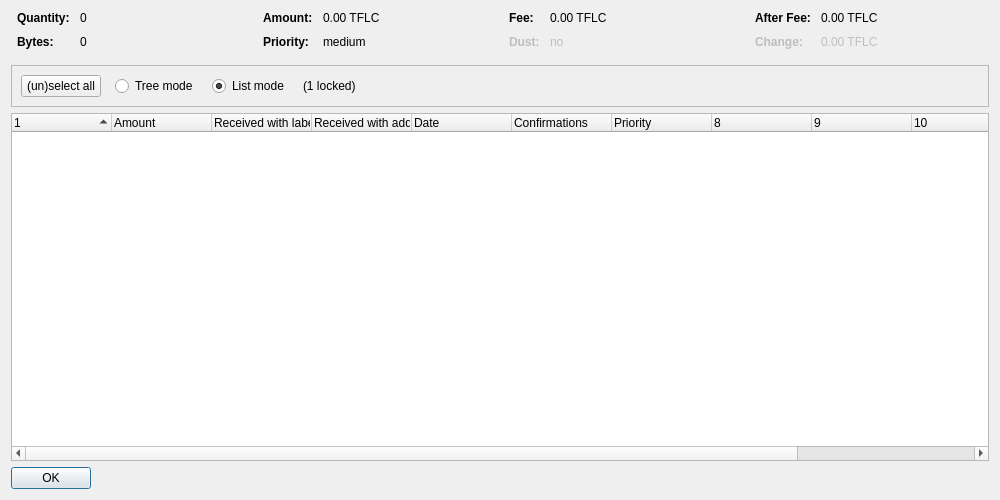
<?xml version="1.0" encoding="UTF-8"?>
<ui version="4.0">
 <class>CoinControlDialog</class>
 <widget class="QDialog" name="CoinControlDialog">
  <property name="geometry">
   <rect>
    <x>0</x>
    <y>0</y>
    <width>1000</width>
    <height>500</height>
   </rect>
  </property>
  <property name="windowTitle">
   <string>Coin Selection</string>
  </property>
  <layout class="QVBoxLayout" name="verticalLayout">
   <item>
    <layout class="QHBoxLayout" name="horizontalLayoutTop" stretch="0,0,0,0">
     <property name="topMargin">
      <number>0</number>
     </property>
     <property name="bottomMargin">
      <number>10</number>
     </property>
     <item>
      <layout class="QFormLayout" name="formLayoutCoinControl1">
       <property name="horizontalSpacing">
        <number>10</number>
       </property>
       <property name="verticalSpacing">
        <number>10</number>
       </property>
       <property name="leftMargin">
        <number>6</number>
       </property>
       <property name="rightMargin">
        <number>6</number>
       </property>
       <item row="0" column="0">
        <widget class="QLabel" name="labelCoinControlQuantityText">
         <property name="font">
          <font>
           <weight>75</weight>
           <bold>true</bold>
          </font>
         </property>
         <property name="text">
          <string>Quantity:</string>
         </property>
        </widget>
       </item>
       <item row="0" column="1">
        <widget class="QLabel" name="labelCoinControlQuantity">
         <property name="cursor">
          <cursorShape>IBeamCursor</cursorShape>
         </property>
         <property name="contextMenuPolicy">
          <enum>Qt::ActionsContextMenu</enum>
         </property>
         <property name="text">
          <string notr="true">0</string>
         </property>
         <property name="textInteractionFlags">
          <set>Qt::LinksAccessibleByMouse|Qt::TextSelectableByKeyboard|Qt::TextSelectableByMouse</set>
         </property>
        </widget>
       </item>
       <item row="1" column="0">
        <widget class="QLabel" name="labelCoinControlBytesText">
         <property name="font">
          <font>
           <weight>75</weight>
           <bold>true</bold>
          </font>
         </property>
         <property name="text">
          <string>Bytes:</string>
         </property>
        </widget>
       </item>
       <item row="1" column="1">
        <widget class="QLabel" name="labelCoinControlBytes">
         <property name="cursor">
          <cursorShape>IBeamCursor</cursorShape>
         </property>
         <property name="contextMenuPolicy">
          <enum>Qt::ActionsContextMenu</enum>
         </property>
         <property name="text">
          <string notr="true">0</string>
         </property>
         <property name="textInteractionFlags">
          <set>Qt::LinksAccessibleByMouse|Qt::TextSelectableByKeyboard|Qt::TextSelectableByMouse</set>
         </property>
        </widget>
       </item>
      </layout>
     </item>
     <item>
      <layout class="QFormLayout" name="formLayoutCoinControl2">
       <property name="horizontalSpacing">
        <number>10</number>
       </property>
       <property name="verticalSpacing">
        <number>10</number>
       </property>
       <property name="leftMargin">
        <number>6</number>
       </property>
       <property name="rightMargin">
        <number>6</number>
       </property>
       <item row="0" column="0">
        <widget class="QLabel" name="labelCoinControlAmountText">
         <property name="font">
          <font>
           <weight>75</weight>
           <bold>true</bold>
          </font>
         </property>
         <property name="text">
          <string>Amount:</string>
         </property>
        </widget>
       </item>
       <item row="0" column="1">
        <widget class="QLabel" name="labelCoinControlAmount">
         <property name="cursor">
          <cursorShape>IBeamCursor</cursorShape>
         </property>
         <property name="contextMenuPolicy">
          <enum>Qt::ActionsContextMenu</enum>
         </property>
         <property name="text">
          <string notr="true">0.00 TFLC</string>
         </property>
         <property name="textInteractionFlags">
          <set>Qt::LinksAccessibleByMouse|Qt::TextSelectableByKeyboard|Qt::TextSelectableByMouse</set>
         </property>
        </widget>
       </item>
       <item row="1" column="0">
        <widget class="QLabel" name="labelCoinControlPriorityText">
         <property name="font">
          <font>
           <weight>75</weight>
           <bold>true</bold>
          </font>
         </property>
         <property name="text">
          <string>Priority:</string>
         </property>
        </widget>
       </item>
       <item row="1" column="1">
        <widget class="QLabel" name="labelCoinControlPriority">
         <property name="cursor">
          <cursorShape>IBeamCursor</cursorShape>
         </property>
         <property name="contextMenuPolicy">
          <enum>Qt::ActionsContextMenu</enum>
         </property>
         <property name="text">
          <string notr="true">medium</string>
         </property>
         <property name="textInteractionFlags">
          <set>Qt::LinksAccessibleByMouse|Qt::TextSelectableByKeyboard|Qt::TextSelectableByMouse</set>
         </property>
        </widget>
       </item>
      </layout>
     </item>
     <item>
      <layout class="QFormLayout" name="formLayoutCoinControl3">
       <property name="horizontalSpacing">
        <number>10</number>
       </property>
       <property name="verticalSpacing">
        <number>10</number>
       </property>
       <property name="leftMargin">
        <number>6</number>
       </property>
       <property name="rightMargin">
        <number>6</number>
       </property>
       <item row="0" column="0">
        <widget class="QLabel" name="labelCoinControlFeeText">
         <property name="font">
          <font>
           <weight>75</weight>
           <bold>true</bold>
          </font>
         </property>
         <property name="text">
          <string>Fee:</string>
         </property>
        </widget>
       </item>
       <item row="0" column="1">
        <widget class="QLabel" name="labelCoinControlFee">
         <property name="cursor">
          <cursorShape>IBeamCursor</cursorShape>
         </property>
         <property name="contextMenuPolicy">
          <enum>Qt::ActionsContextMenu</enum>
         </property>
         <property name="text">
          <string notr="true">0.00 TFLC</string>
         </property>
         <property name="textInteractionFlags">
          <set>Qt::LinksAccessibleByMouse|Qt::TextSelectableByKeyboard|Qt::TextSelectableByMouse</set>
         </property>
        </widget>
       </item>
       <item row="1" column="0">
        <widget class="QLabel" name="labelCoinControlLowOutputText">
         <property name="enabled">
          <bool>false</bool>
         </property>
         <property name="font">
          <font>
           <weight>75</weight>
           <bold>true</bold>
          </font>
         </property>
         <property name="text">
          <string>Dust:</string>
         </property>
        </widget>
       </item>
       <item row="1" column="1">
        <widget class="QLabel" name="labelCoinControlLowOutput">
         <property name="enabled">
          <bool>false</bool>
         </property>
         <property name="cursor">
          <cursorShape>IBeamCursor</cursorShape>
         </property>
         <property name="contextMenuPolicy">
          <enum>Qt::ActionsContextMenu</enum>
         </property>
         <property name="text">
          <string notr="true">no</string>
         </property>
         <property name="textInteractionFlags">
          <set>Qt::LinksAccessibleByMouse|Qt::TextSelectableByKeyboard|Qt::TextSelectableByMouse</set>
         </property>
        </widget>
       </item>
      </layout>
     </item>
     <item>
      <layout class="QFormLayout" name="formLayoutCoinControl4">
       <property name="horizontalSpacing">
        <number>10</number>
       </property>
       <property name="verticalSpacing">
        <number>10</number>
       </property>
       <property name="leftMargin">
        <number>6</number>
       </property>
       <property name="rightMargin">
        <number>6</number>
       </property>
       <item row="0" column="0">
        <widget class="QLabel" name="labelCoinControlAfterFeeText">
         <property name="font">
          <font>
           <weight>75</weight>
           <bold>true</bold>
          </font>
         </property>
         <property name="text">
          <string>After Fee:</string>
         </property>
        </widget>
       </item>
       <item row="0" column="1">
        <widget class="QLabel" name="labelCoinControlAfterFee">
         <property name="cursor">
          <cursorShape>IBeamCursor</cursorShape>
         </property>
         <property name="contextMenuPolicy">
          <enum>Qt::ActionsContextMenu</enum>
         </property>
         <property name="text">
          <string notr="true">0.00 TFLC</string>
         </property>
         <property name="textInteractionFlags">
          <set>Qt::LinksAccessibleByMouse|Qt::TextSelectableByKeyboard|Qt::TextSelectableByMouse</set>
         </property>
        </widget>
       </item>
       <item row="1" column="0">
        <widget class="QLabel" name="labelCoinControlChangeText">
         <property name="enabled">
          <bool>false</bool>
         </property>
         <property name="font">
          <font>
           <weight>75</weight>
           <bold>true</bold>
          </font>
         </property>
         <property name="text">
          <string>Change:</string>
         </property>
        </widget>
       </item>
       <item row="1" column="1">
        <widget class="QLabel" name="labelCoinControlChange">
         <property name="enabled">
          <bool>false</bool>
         </property>
         <property name="cursor">
          <cursorShape>IBeamCursor</cursorShape>
         </property>
         <property name="contextMenuPolicy">
          <enum>Qt::ActionsContextMenu</enum>
         </property>
         <property name="text">
          <string notr="true">0.00 TFLC</string>
         </property>
         <property name="textInteractionFlags">
          <set>Qt::LinksAccessibleByMouse|Qt::TextSelectableByKeyboard|Qt::TextSelectableByMouse</set>
         </property>
        </widget>
       </item>
      </layout>
     </item>
    </layout>
   </item>
   <item>
    <widget class="QFrame" name="frame">
     <property name="minimumSize">
      <size>
       <width>0</width>
       <height>40</height>
      </size>
     </property>
     <property name="frameShape">
      <enum>QFrame::StyledPanel</enum>
     </property>
     <property name="frameShadow">
      <enum>QFrame::Sunken</enum>
     </property>
     <layout class="QHBoxLayout" name="horizontalLayout">
      <item>
       <layout class="QHBoxLayout" name="horizontalLayoutPanel" stretch="0,0,0,0,0">
        <property name="spacing">
         <number>14</number>
        </property>
        <item>
         <widget class="QPushButton" name="pushButtonSelectAll">
          <property name="sizePolicy">
           <sizepolicy hsizetype="Maximum" vsizetype="Fixed">
            <horstretch>0</horstretch>
            <verstretch>0</verstretch>
           </sizepolicy>
          </property>
          <property name="text">
           <string>(un)select all</string>
          </property>
          <property name="autoDefault">
           <bool>false</bool>
          </property>
         </widget>
        </item>
        <item>
         <widget class="QRadioButton" name="radioTreeMode">
          <property name="sizePolicy">
           <sizepolicy hsizetype="Maximum" vsizetype="Fixed">
            <horstretch>0</horstretch>
            <verstretch>0</verstretch>
           </sizepolicy>
          </property>
          <property name="text">
           <string>Tree mode</string>
          </property>
         </widget>
        </item>
        <item>
         <widget class="QRadioButton" name="radioListMode">
          <property name="sizePolicy">
           <sizepolicy hsizetype="Maximum" vsizetype="Fixed">
            <horstretch>0</horstretch>
            <verstretch>0</verstretch>
           </sizepolicy>
          </property>
          <property name="text">
           <string>List mode</string>
          </property>
          <property name="checked">
           <bool>true</bool>
          </property>
         </widget>
        </item>
        <item>
         <widget class="QLabel" name="labelLocked">
          <property name="text">
           <string notr="true">(1 locked)</string>
          </property>
         </widget>
        </item>
        <item>
         <spacer name="horizontalSpacer">
          <property name="orientation">
           <enum>Qt::Horizontal</enum>
          </property>
          <property name="sizeHint" stdset="0">
           <size>
            <width>40</width>
            <height>20</height>
           </size>
          </property>
         </spacer>
        </item>
       </layout>
      </item>
     </layout>
    </widget>
   </item>
   <item>
    <widget class="CoinControlTreeWidget" name="treeWidget">
     <property name="contextMenuPolicy">
      <enum>Qt::CustomContextMenu</enum>
     </property>
     <property name="sortingEnabled">
      <bool>false</bool>
     </property>
     <property name="columnCount">
      <number>12</number>
     </property>
     <attribute name="headerShowSortIndicator" stdset="0">
      <bool>true</bool>
     </attribute>
     <attribute name="headerStretchLastSection">
      <bool>false</bool>
     </attribute>
     <column>
      <property name="text">
       <string/>
      </property>
     </column>
     <column>
      <property name="text">
       <string>Amount</string>
      </property>
     </column>
     <column>
      <property name="text">
       <string>Received with label</string>
      </property>
     </column>
     <column>
      <property name="text">
       <string>Received with address</string>
      </property>
     </column>
     <column>
      <property name="text">
       <string>Date</string>
      </property>
     </column>
     <column>
      <property name="text">
       <string>Confirmations</string>
      </property>
      <property name="toolTip">
       <string>Confirmed</string>
      </property>
     </column>
     <column>
      <property name="text">
       <string>Priority</string>
      </property>
     </column>
     <column>
      <property name="text">
       <string/>
      </property>
     </column>
     <column>
      <property name="text">
       <string/>
      </property>
     </column>
     <column>
      <property name="text">
       <string/>
      </property>
     </column>
     <column>
      <property name="text">
       <string/>
      </property>
     </column>
     <column>
      <property name="text">
       <string/>
      </property>
     </column>
    </widget>
   </item>
   <item>
    <widget class="QDialogButtonBox" name="buttonBox">
     <property name="sizePolicy">
      <sizepolicy hsizetype="Maximum" vsizetype="Fixed">
       <horstretch>0</horstretch>
       <verstretch>0</verstretch>
      </sizepolicy>
     </property>
     <property name="orientation">
      <enum>Qt::Horizontal</enum>
     </property>
     <property name="standardButtons">
      <set>QDialogButtonBox::Ok</set>
     </property>
    </widget>
   </item>
  </layout>
 </widget>
 <customwidgets>
  <customwidget>
   <class>CoinControlTreeWidget</class>
   <extends>QTreeWidget</extends>
   <header>coincontroltreewidget.h</header>
  </customwidget>
 </customwidgets>
 <resources/>
 <connections/>
</ui>
